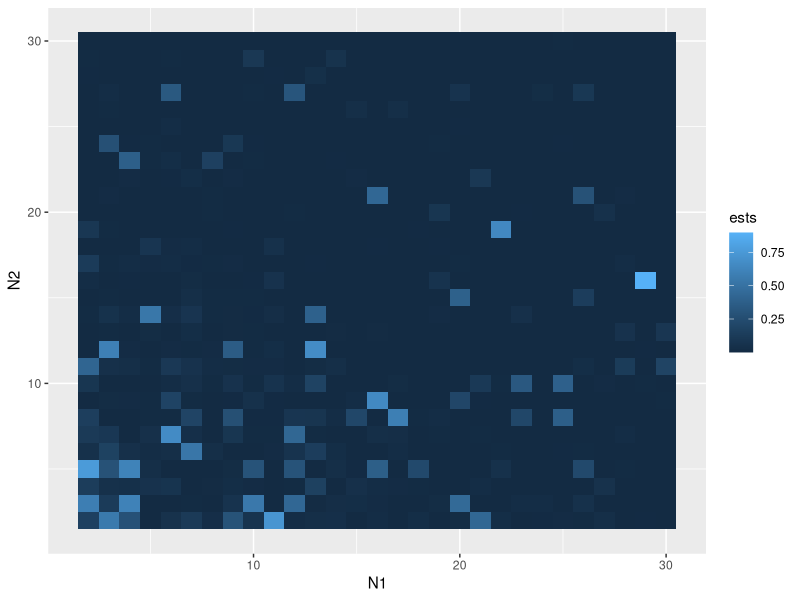

This figure's R source: (Note: this script raises an error after producing the figure.)
# simulate sample sizes for DiD

# set up R
rm(list=ls())
library(data.table)
library(ggplot2)

# assumptions
p0 = .27 # prevalence at baseline in treatment arm
p1 = .18 # prevalence post-intervention in treatment arm
beta = 0 # secular trend
sigma = .05 # residual sd

# inputs
a = .95 # confidence
b = .05 # power

# function to compute one-arm sample size
calc = function(a=NULL, b=NULL, p0=NULL, p1=NULL) { 
	n = ((qnorm(1-((1-a)/2)) + qnorm(1-b))^2) * (p1*(1-p1) + (p0*(1-p0))) / (p1-p0)^2
	n = round(n)
	return(n)
}

# get treatment arm size to start sims
N = calc(a, b, p0, p1)

# function to simulate data (assuming equal sample sizes before and after intervention and identical prevalence between the two arms at baseline)
sim = function(N1=NULL, N2=NULL, p0=NULL, p1=NULL, beta=NULL, sigma=NULL) { 
	data = data.table(treatment=rep(c(0,1), each=N1+N2), post_intervention=rep(c(0,1), N1+N2))
	e = rnorm(N1+N2, 0, sigma)
	data[, y := p0 + (p1-p0)*treatment*post_intervention + 0*treatment + beta*post_intervention + e]
	return(data)
}

# check function
# data = sim(N, N, p0, p1, beta, sigma)
# ggplot(data, aes(y=y, x=factor(post_intervention), group=factor(post_intervention))) + geom_boxplot() + facet_wrap(~treatment)

# simulate
simData = expand.grid(N1=seq(2, 30, by=1), N2=seq(2, 30, by=1))
ests = sapply(seq(nrow(simData)), function(x) { 
	# simulate data
	data = sim(simData[x,1], simData[x,2], p0, p1, beta, sigma) 

	# compute effect size confidence and power
	lmFit = lm(y~treatment*post_intervention + treatment + post_intervention, data)
	a_hat = summary(lmFit)$coefficients[,4]['treatment:post_intervention']
	# b_hat = (p1*(1-p1))*((qnorm(1-((1-a)/2)) + qnorm(1-b))^2) / ((p1-p0)^2 - (p0*(1-p0))*((qnorm(1-((1-a)/2)) + qnorm(1-b))^2))
	return(a_hat)
} )
simData = data.table(simData, ests)
ggplot(simData, aes(y=N2, x=N1, fill=ests)) + geom_tile()

# 
r = seq(0.01,.99,.01)
ests = sapply(r, function(x) { 
	n = diggle.linear.power(d=(p1-p0), t=c(0,1), R=x, sig.level=0.05, power=0.95)
	n = n$n
	return(n)
})
cbind(r, ests)
